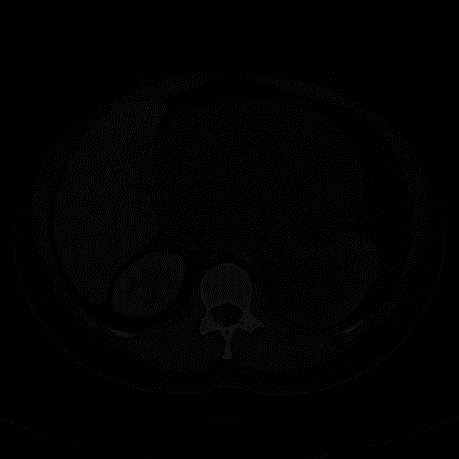
#> input picture OPQ 8/ex1_5.png, 459 x 459 px, found by its file name
$ python code5.py
#> lines starting #> are read from the running program, lines starting #| are printed output that depends on the picture; after the words box and inside, x2 and y2 are one past the last pixel; in counts of white or black regions, pixels touching at a corner belong together
import cv2
import numpy as np
import matplotlib.pyplot as plt

src_image = cv2.imread("ex1_5.png", cv2.IMREAD_GRAYSCALE)
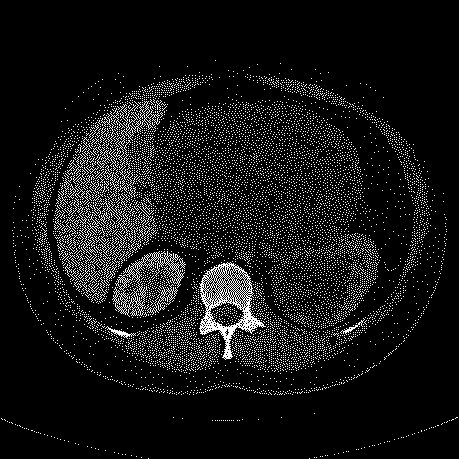
#> src_image: shape (459, 459); values 0 (black) and 17 (white), 8.4% white in thin lines or dots, all inside (x1, y1, x2, y2) = (1, 60, 458, 459)

if src_image is None:
    print("Image not found!")
    exit()

# -------------------------
# Log Transformation
# -------------------------
src_float = src_image.astype(np.float64)
c = 255 / np.log(1 + np.max(src_float))
#> c = 88.22

log_image = c * np.log(1 + src_float)
log_image = np.uint8(np.clip(log_image, 0, 255))

# -------------------------
# Display Images
# -------------------------
plt.figure(figsize=(10,5))

plt.subplot(1,2,1)
plt.imshow(src_image, cmap='gray')
plt.title("Original")
plt.axis('off')

plt.subplot(1,2,2)
plt.imshow(log_image, cmap='gray')
plt.title("Log Transformed")
plt.axis('off')

plt.show()
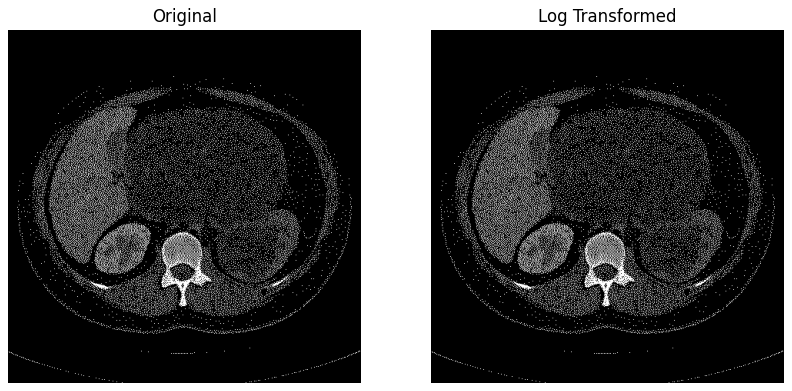
#> figure drawn by matplotlib, 2 panels

# -------------------------
# Histograms
# -------------------------
plt.figure(figsize=(10,4))
plt.subplot(1,2,1)
plt.hist(src_image.ravel(), bins=256, range=(0,255))
plt.title("Histogram Before")

plt.subplot(1,2,2)
plt.hist(log_image.ravel(), bins=256, range=(0,255))
plt.title("Histogram After")

plt.show()
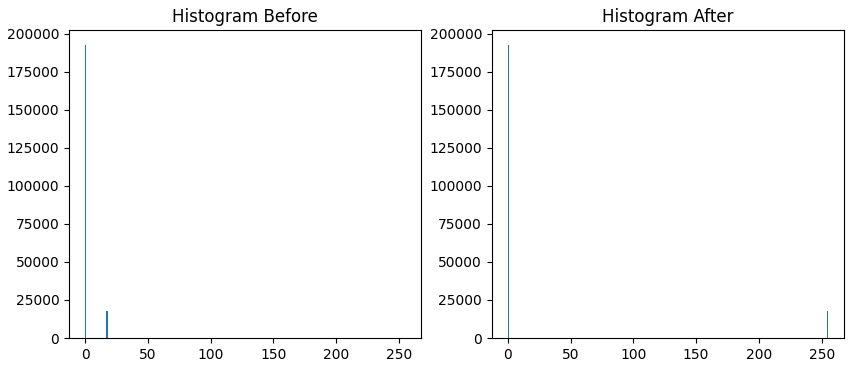
#> figure drawn by matplotlib, 2 panels; panel 1: tallest bar 192914 high, from x = 0 to 0.996; panel 2: tallest bar 192914 high, from x = 0 to 0.996

$ run again, with OPQ 8/ex1_1.png copied over OPQ 8/ex1_5.png
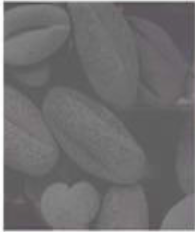
#> input picture OPQ 8/ex1_1.png, 195 x 232 px, found by its file name
#> c = 45.99
#> `log_image = c * np.log(1 + src_float)`:
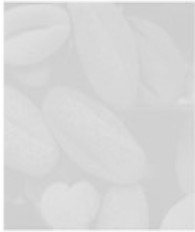
#> log_image: shape (232, 195) float64; min 200.9, max 255, mean 216.4
#> `plt.show()`:
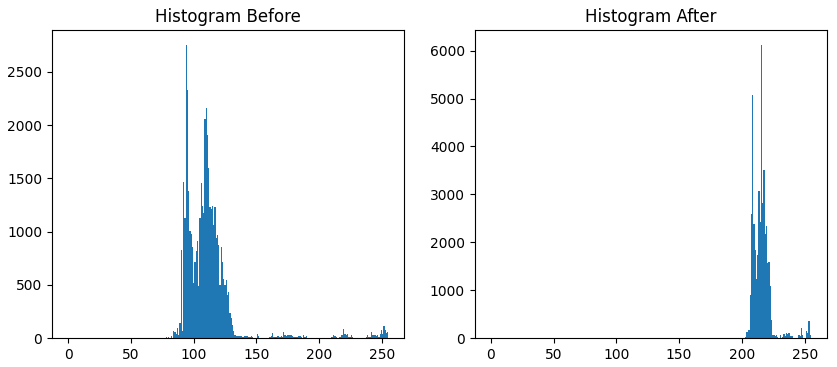
#> figure drawn by matplotlib, 2 panels; panel 1: tallest bar 2756 high, from x = 93.63 to 94.63; panel 2: tallest bar 6126 high, from x = 215.2 to 216.2

$ run again, with OPQ 8/ex1_2.png copied over OPQ 8/ex1_5.png
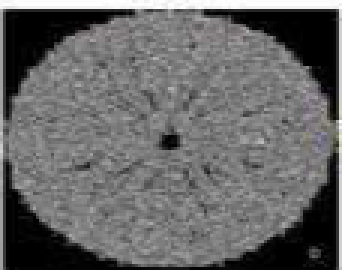
#> input picture OPQ 8/ex1_2.png, 114 x 90 px, found by its file name (shown 3 times larger)
#> c = 45.99
#> `log_image = c * np.log(1 + src_float)`:
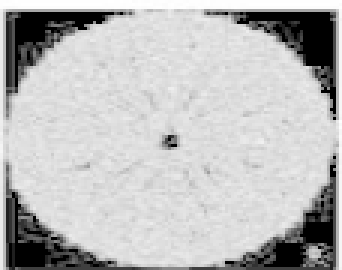
#> log_image: shape (90, 114) float64 (shown 3 times larger); min 0, max 255, mean 187.4
#> `plt.show()`:
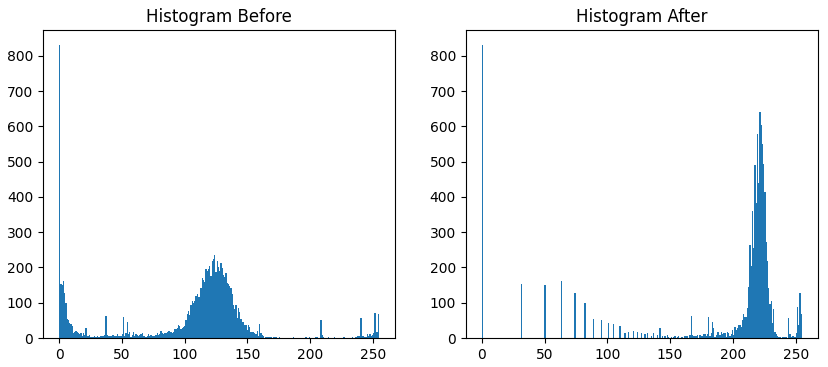
#> figure drawn by matplotlib, 2 panels; panel 1: tallest bar 832 high, from x = 0 to 0.996; panel 2: tallest bar 832 high, from x = 0 to 0.996

$ run again, with OPQ 8/ex1_3.png copied over OPQ 8/ex1_5.png
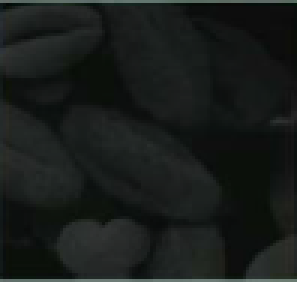
#> input picture OPQ 8/ex1_3.png, 99 x 94 px, found by its file name (shown 3 times larger)
#> c = 52.9
#> `log_image = c * np.log(1 + src_float)`:
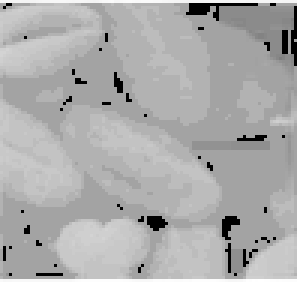
#> log_image: shape (94, 99) float64 (shown 3 times larger); min 0, max 255, mean 172
#> `plt.show()`:
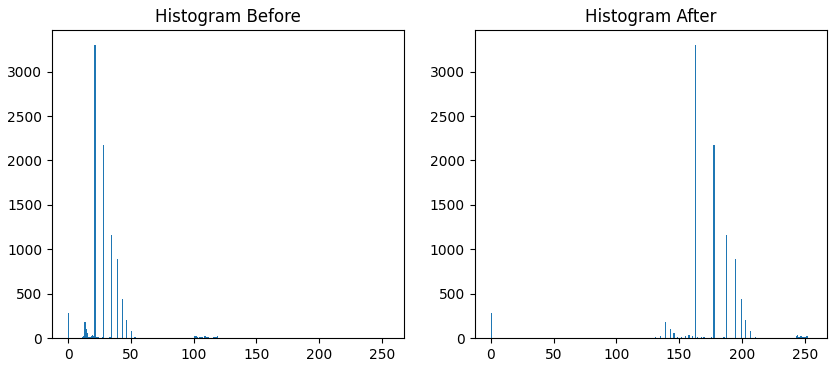
#> figure drawn by matplotlib, 2 panels; panel 1: tallest bar 3305 high, from x = 20.92 to 21.91; panel 2: tallest bar 3305 high, from x = 162.4 to 163.4
